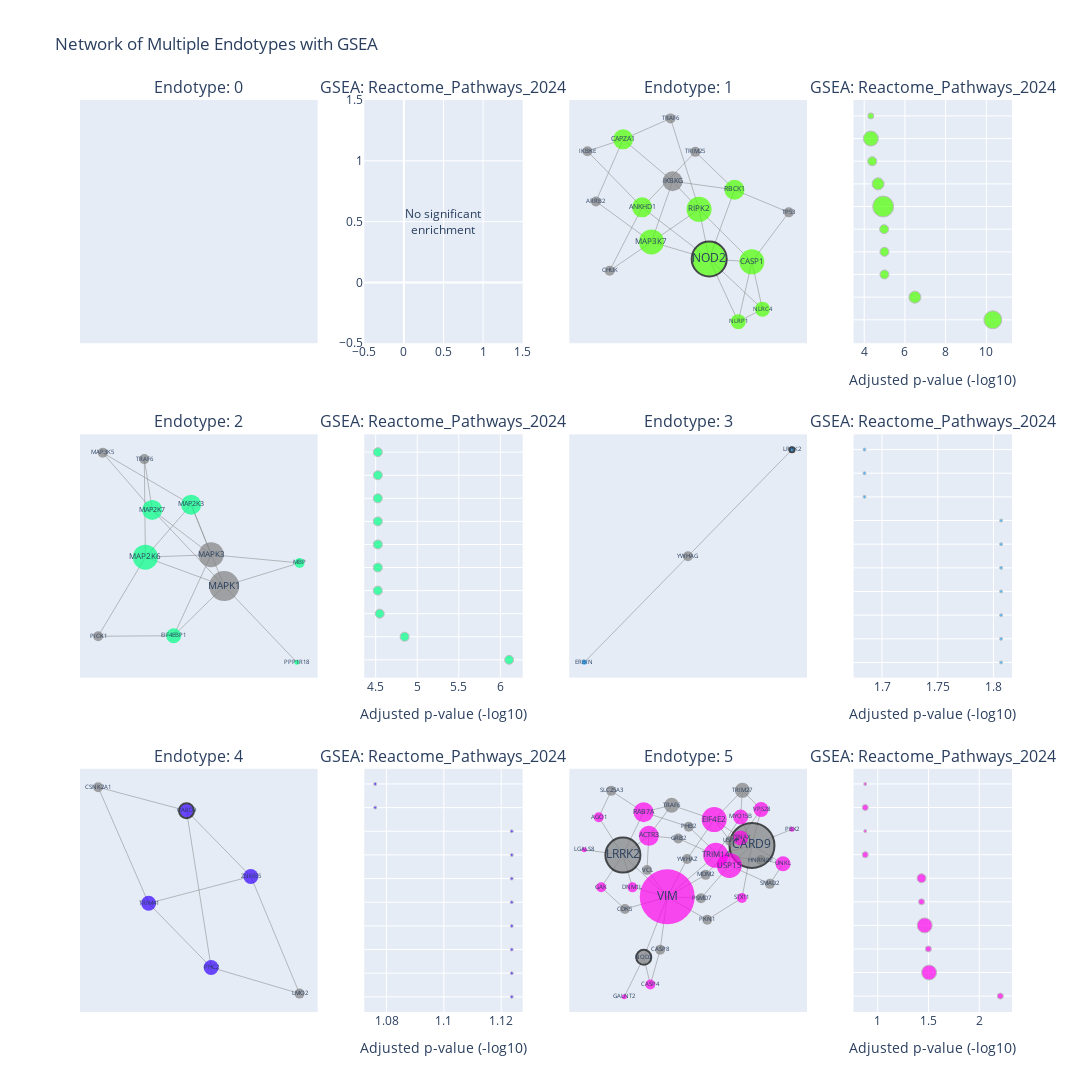

This figure's notebook cell:
### Markdown cell above
#### Plotting Endotypes of new clustering

### Code cell
endo.plot_endotype_grid(node_size='degree', path_length=2,enrichr_lib='Reactome_Pathways_2024',top_terms=10)

### Figure 1 — Plotly figure (JSON) as saved in the notebook; plotly's stock layout.template omitted (floating-point values rounded to 4 significant figures; data arrays with more than 128 entries replaced by an {"elided": "..."} marker saying what was removed)
{"data": [{"hoverinfo": "none", "line": {"color": "gray", "width": 0.5}, "mode": "lines", "showlegend": false, "type": "scatter", "x": [], "xaxis": "x", "y": [], "yaxis": "y"}, {"hoverinfo": "text", "marker": {"color": [], "line": {"color": [], "width": []}, "size": []}, "mode": "markers+text", "showlegend": false, "text": [], "textfont": {"size": []}, "textposition": "middle center", "type": "scatter", "x": [], "xaxis": "x", "y": [], "yaxis": "y"}, {"hoverinfo": "none", "line": {"color": "gray", "width": 0.5}, "mode": "lines", "showlegend": false, "type": "scatter", "x": [0.6495, 0.7502, null, 0.6495, 0.1496, null, 0.6495, 0.5207, null, 0.6495, 1, null, 0.6495, 0.2455, null, 0.7502, 0.2455, null, 0.7502, 0.5207, null, 0.5207, 0.2455, null, 0.2455, -0.3012, null, 0.2455, 0.4852, null, 0.2455, -0.3899, null, 0.2455, 0.1496, null, 0.1496, -0.3012, null, 0.1496, -0.1207, null, 0.1496, -0.1009, null, -0.5697, -0.1009, null, -0.5697, -0.1207, null, -0.5697, -0.8274, null, -0.5697, -0.9079, null, -0.1009, -0.3012, null, -0.1009, 0.4852, null, 1, 0.4852, null, 0.4852, 0.1142, null, -0.3012, -0.8274, null, -0.3012, -0.6973, null, 0.1142, -0.3899, null, -0.3899, -0.6973, null, -0.3899, -0.9079, null], "xaxis": "x3", "y": [-0.3463, -0.69, null, -0.3463, 0.03531, null, -0.3463, -0.7811, null, -0.3463, 0.01311, null, -0.3463, -0.3256, null, -0.69, -0.3256, null, -0.69, -0.7811, null, -0.7811, -0.3256, null, -0.3256, -0.2019, null, -0.3256, 0.177, null, -0.3256, 0.04939, null, -0.3256, 0.03531, null, 0.03531, -0.2019, null, 0.03531, 0.6955, null, 0.03531, 0.2393, null, 0.5436, 0.2393, null, 0.5436, 0.6955, null, 0.5436, 0.0925, null, 0.5436, 0.4573, null, 0.2393, -0.2019, null, 0.2393, 0.177, null, 0.01311, 0.177, null, 0.177, 0.4527, null, -0.2019, 0.0925, null, -0.2019, -0.4108, null, 0.4527, 0.04939, null, 0.04939, -0.4108, null, 0.04939, 0.4573, null], "yaxis": "y3"}, {"hoverinfo": "text", "marker": {"color": ["rgb(78, 255, 0)", "rgb(78, 255, 0)", "rgb(78, 255, 0)", "rgb(78, 255, 0)", "rgb(78, 255, 0)", "rgb(78, 255, 0)", "gray", "gray", "rgb(78, 255, 0)", "rgb(78, 255, 0)", "gray", "gray", "gray", "rgb(78, 255, 0)", "gray", "gray"], "line": {"color": ["rgba(0,0,0,0)", "rgba(0,0,0,0)", "rgba(0,0,0,0)", "black", "rgba(0,0,0,0)", "rgba(0,0,0,0)", "rgba(0,0,0,0)", "rgba(0,0,0,0)", "rgba(0,0,0,0)", "rgba(0,0,0,0)", "rgba(0,0,0,0)", "rgba(0,0,0,0)", "rgba(0,0,0,0)", "rgba(0,0,0,0)", "rgba(0,0,0,0)", "rgba(0,0,0,0)"], "width": [0, 0, 0, 2, 0, 0, 0, 0, 0, 0, 0, 0, 0, 0, 0, 0]}, "size": [25, 15, 15, 35, 25, 20, 20, 10, 20, 25, 10, 10, 10, 20, 10, 10]}, "mode": "markers+text", "showlegend": false, "text": ["CASP1", "NLRC4", "NLRP1", "NOD2", "RIPK2", "CAPZA1", "IKBKG", "TP53", "RBCK1", "MAP3K7", "TRAF6", "ARRB2", "TRIM25", "ANKHD1", "CHUK", "IKBKE"], "textfont": {"size": [8.333, 6, 6, 11.67, 8.333, 6.667, 6.667, 6, 6.667, 8.333, 6, 6, 6, 6.667, 6, 6]}, "textposition": "middle center", "type": "scatter", "x": [0.6495, 0.7502, 0.5207, 0.2455, 0.1496, -0.5697, -0.1009, 1, 0.4852, -0.3012, -0.1207, -0.8274, 0.1142, -0.3899, -0.6973, -0.9079], "xaxis": "x3", "y": [-0.3463, -0.69, -0.7811, -0.3256, 0.03531, 0.5436, 0.2393, 0.01311, 0.177, -0.2019, 0.6955, 0.0925, 0.4527, 0.04939, -0.4108, 0.4573], "yaxis": "y3"}, {"customdata": [[6, "NOD2;NLRP1;RIPK2;MAP3K7;NLRC4;CASP1"], [4, "NOD2;RIPK2;MAP3K7;CASP1"], [3, "NOD2;RIPK2;MAP3K7"], [3, "NOD2;RIPK2;MAP3K7"], [3, "NLRP1;NLRC4;CASP1"], [7, "NOD2;NLRP1;RIPK2;MAP3K7;NLRC4;CASP1;CAPZA1"], [4, "NOD2;RIPK2;MAP3K7;CASP1"], [3, "NOD2;RIPK2;MAP3K7"], [5, "NOD2;RIPK2;MAP3K7;CASP1;CAPZA1"], [2, "NLRC4;CASP1"]], "hovertemplate": "<b>%{y}</b><br>Adjusted p-value (-log10): %{x:.2f}<br>Gene count: %{customdata[0]}<br>Genes: %{customdata[1]}<extra></extra>", "marker": {"color": "rgb(78, 255, 0)", "line": {"color": "darkgray", "width": 1}, "size": [18, 12, 9, 9, 9, 21, 12, 9, 15, 6]}, "mode": "markers", "showlegend": false, "type": "scatter", "x": [10.32, 6.49, 4.994, 4.994, 4.978, 4.931, 4.681, 4.394, 4.325, 4.325], "xaxis": "x4", "y": ["Nucleotide-binding Domain, Leucine Rich ...", "NOD1 2 Signaling Pathway", "Activated TAK1 Mediates P38 MAPK Activat...", "JNK (c-Jun Kinases) Phosphorylation and ...", "Inflammasomes", "Innate Immune System", "Interleukin-1 Family Signaling", "TAK1-dependent IKK and NF-kappa-B Activa...", "Signaling by Interleukins", "The IPAF Inflammasome"], "yaxis": "y4"}, {"hoverinfo": "none", "line": {"color": "gray", "width": 0.5}, "mode": "lines", "showlegend": false, "type": "scatter", "x": [-0.102, 0.2245, null, -0.102, 0.3379, null, -0.102, -0.7601, null, 0.2245, 0.9941, null, 0.2245, -0.2887, null, 0.2245, 0.05001, null, 0.2245, -0.3484, null, 0.3379, 0.9707, null, 0.3379, -0.3484, null, 0.3379, 0.9941, null, 0.3379, -0.2887, null, 0.3379, 0.05001, null, -0.3484, -0.7601, null, -0.3484, 0.05001, null, -0.3484, -0.358, null, -0.7201, -0.2887, null, -0.7201, 0.05001, null, -0.2887, -0.358, null], "xaxis": "x5", "y": [-0.7487, 0.0171, null, -0.7487, -0.2791, null, -0.7487, -0.7539, null, 0.0171, -0.06058, null, 0.0171, 0.4404, null, 0.0171, 0.4903, null, 0.0171, -0.006107, null, -0.2791, -1, null, -0.2791, -0.006107, null, -0.2791, -0.06058, null, -0.2791, 0.4404, null, -0.2791, 0.4903, null, -0.006107, -0.7539, null, -0.006107, 0.4903, null, -0.006107, 0.9206, null, 0.9801, 0.4404, null, 0.9801, 0.4903, null, 0.4404, 0.9206, null], "yaxis": "y5"}, {"hoverinfo": "text", "marker": {"color": ["rgb(0, 255, 133)", "gray", "gray", "rgb(0, 255, 133)", "rgb(0, 255, 133)", "rgb(0, 255, 133)", "gray", "rgb(0, 255, 133)", "rgb(0, 255, 133)", "gray", "gray"], "line": {"color": ["rgba(0,0,0,0)", "rgba(0,0,0,0)", "rgba(0,0,0,0)", "rgba(0,0,0,0)", "rgba(0,0,0,0)", "rgba(0,0,0,0)", "rgba(0,0,0,0)", "rgba(0,0,0,0)", "rgba(0,0,0,0)", "rgba(0,0,0,0)", "rgba(0,0,0,0)"], "width": [0, 0, 0, 0, 0, 0, 0, 0, 0, 0, 0]}, "size": [15, 25, 30, 5, 25, 10, 10, 20, 20, 10, 10]}, "mode": "markers+text", "showlegend": false, "text": ["EIF4EBP1", "MAPK3", "MAPK1", "PPP1R18", "MAP2K6", "MBP", "MAP3K5", "MAP2K7", "MAP2K3", "PICK1", "TRAF6"], "textfont": {"size": [6, 8.333, 10, 6, 8.333, 6, 6, 6.667, 6.667, 6, 6]}, "textposition": "middle center", "type": "scatter", "x": [-0.102, 0.2245, 0.3379, 0.9707, -0.3484, 0.9941, -0.7201, -0.2887, 0.05001, -0.7601, -0.358], "xaxis": "x5", "y": [-0.7487, 0.0171, -0.2791, -1, -0.006107, -0.06058, 0.9801, 0.4404, 0.4903, -0.7539, 0.9206], "yaxis": "y5"}, {"customdata": [[3, "MAP2K6;MAP2K3;MAP2K7"], [3, "MAP2K6;MAP2K3;MAP2K7"], [3, "MAP2K6;MAP2K3;MAP2K7"], [3, "MAP2K6;MAP2K3;MAP2K7"], [3, "MAP2K6;MAP2K3;MAP2K7"], [3, "MAP2K6;MAP2K3;MAP2K7"], [3, "MAP2K6;MAP2K3;MAP2K7"], [3, "MAP2K6;MAP2K3;MAP2K7"], [3, "MAP2K6;MAP2K3;MAP2K7"], [3, "MAP2K6;MAP2K3;MAP2K7"]], "hovertemplate": "<b>%{y}</b><br>Adjusted p-value (-log10): %{x:.2f}<br>Gene count: %{customdata[0]}<br>Genes: %{customdata[1]}<extra></extra>", "marker": {"color": "rgb(0, 255, 133)", "line": {"color": "darkgray", "width": 1}, "size": [9, 9, 9, 9, 9, 9, 9, 9, 9, 9]}, "mode": "markers", "showlegend": false, "type": "scatter", "x": [6.106, 4.848, 4.549, 4.526, 4.526, 4.526, 4.526, 4.526, 4.526, 4.526], "xaxis": "x6", "y": ["Uptake and Function of Anthrax Toxins", "Uptake and Actions of Bacterial Toxins", "MAP Kinase Activation", "Interleukin-17 Signaling", "MyD88 Cascade Initiated on Plasma Membra...", "MyD88 Dependent Cascade Initiated on End...", "MyD88 MAL(TIRAP) Cascade Initiated on Pl...", "MyD88-independent TLR4 Cascade", "Oxidative Stress Induced Senescence", "TRAF6 Mediated Induction of NFkB and MAP..."], "yaxis": "y6"}, {"hoverinfo": "none", "line": {"color": "gray", "width": 0.5}, "mode": "lines", "showlegend": false, "type": "scatter", "x": [-0.001225, 1, null, -0.001225, -0.9988, null], "xaxis": "x7", "y": [-0.0007235, 0.5909, null, -0.0007235, -0.5901, null], "yaxis": "y7"}, {"hoverinfo": "text", "marker": {"color": ["gray", "rgb(0, 157, 255)", "rgb(0, 157, 255)"], "line": {"color": ["rgba(0,0,0,0)", "black", "rgba(0,0,0,0)"], "width": [0, 2, 0]}, "size": [10, 5, 5]}, "mode": "markers+text", "showlegend": false, "text": ["YWHAG", "LRRK2", "ERBIN"], "textfont": {"size": [6, 6, 6]}, "textposition": "middle center", "type": "scatter", "x": [-0.001225, 1, -0.9988], "xaxis": "x7", "y": [-0.0007235, 0.5909, -0.5901], "yaxis": "y7"}, {"customdata": [[1, "ERBIN"], [1, "ERBIN"], [1, "LRRK2"], [1, "ERBIN"], [1, "ERBIN"], [1, "ERBIN"], [1, "ERBIN"], [1, "ERBIN"], [1, "LRRK2"], [1, "LRRK2"]], "hovertemplate": "<b>%{y}</b><br>Adjusted p-value (-log10): %{x:.2f}<br>Gene count: %{customdata[0]}<br>Genes: %{customdata[1]}<extra></extra>", "marker": {"color": "rgb(0, 157, 255)", "line": {"color": "darkgray", "width": 1}, "size": [3, 3, 3, 3, 3, 3, 3, 3, 3, 3]}, "mode": "markers", "showlegend": false, "type": "scatter", "x": [1.807, 1.807, 1.807, 1.807, 1.807, 1.807, 1.807, 1.684, 1.684, 1.684], "xaxis": "x8", "y": ["Constitutive Signaling by Overexpressed ...", "Downregulation of ERBB2 Signaling", "PTK6 Promotes HIF1A Stabilization", "Signaling by ERBB2 ECD Mutants", "Signaling by ERBB2 KD Mutants", "Signaling by ERBB2 TMD JMD Mutants", "Signaling by ERBB2 in Cancer", "Signaling by ERBB2", "Signaling by Non-Receptor Tyrosine Kinas...", "Signaling by PTK6"], "yaxis": "y8"}, {"hoverinfo": "none", "line": {"color": "gray", "width": 0.5}, "mode": "lines", "showlegend": false, "type": "scatter", "x": [-1, -0.5002, null, -1, -0.1249, null, -0.5002, 0.5121, null, -0.5002, 0.1189, null, 0.1189, 0.9941, null, 0.1189, -0.1249, null, 0.9941, 0.5121, null, 0.5121, -0.1249, null], "xaxis": "x9", "y": [0.6526, -0.086, null, 0.6526, 0.5032, null, -0.086, 0.08491, null, -0.086, -0.4942, null, -0.4942, -0.6605, null, -0.4942, 0.5032, null, -0.6605, 0.08491, null, 0.08491, 0.5032, null], "yaxis": "y9"}, {"hoverinfo": "text", "marker": {"color": ["gray", "rgb(54, 0, 255)", "rgb(54, 0, 255)", "gray", "rgb(54, 0, 255)", "rgb(54, 0, 255)"], "line": {"color": ["rgba(0,0,0,0)", "rgba(0,0,0,0)", "rgba(0,0,0,0)", "rgba(0,0,0,0)", "rgba(0,0,0,0)", "black"], "width": [0, 0, 0, 0, 0, 2]}, "size": [10, 15, 15, 10, 15, 15]}, "mode": "markers+text", "showlegend": false, "text": ["CSNK2A1", "TRIM41", "PHC2", "LMO2", "ZNF655", "CARD9"], "textfont": {"size": [6, 6, 6, 6, 6, 6]}, "textposition": "middle center", "type": "scatter", "x": [-1, -0.5002, 0.1189, 0.9941, 0.5121, -0.1249], "xaxis": "x9", "y": [0.6526, -0.086, -0.4942, -0.6605, 0.08491, 0.5032], "yaxis": "y9"}, {"customdata": [[1, "CARD9"], [1, "CARD9"], [1, "PHC2"], [1, "PHC2"], [1, "PHC2"], [1, "PHC2"], [1, "PHC2"], [1, "PHC2"], [1, "CARD9"], [1, "PHC2"]], "hovertemplate": "<b>%{y}</b><br>Adjusted p-value (-log10): %{x:.2f}<br>Gene count: %{customdata[0]}<br>Genes: %{customdata[1]}<extra></extra>", "marker": {"color": "rgb(54, 0, 255)", "line": {"color": "darkgray", "width": 1}, "size": [3, 3, 3, 3, 3, 3, 3, 3, 3, 3]}, "mode": "markers", "showlegend": false, "type": "scatter", "x": [1.124, 1.124, 1.124, 1.124, 1.124, 1.124, 1.124, 1.124, 1.076, 1.076], "xaxis": "x10", "y": ["NOD1 2 Signaling Pathway", "Nucleotide-binding Domain, Leucine Rich ...", "RUNX1 Interacts With Co-Factors Whose Pr...", "Regulation of PTEN Gene Transcription", "SUMOylation of Chromatin Organization Pr...", "SUMOylation of DNA Methylation Proteins", "SUMOylation of RNA Binding Proteins", "SUMOylation of Transcription Cofactors", "CLEC7A (Dectin-1) Signaling", "Oxidative Stress Induced Senescence"], "yaxis": "y10"}, {"hoverinfo": "none", "line": {"color": "gray", "width": 0.5}, "mode": "lines", "showlegend": false, "type": "scatter", "x": {"elided": "165 float values"}, "xaxis": "x11", "y": {"elided": "165 float values"}, "yaxis": "y11"}, {"hoverinfo": "text", "marker": {"color": ["rgb(255, 0, 236)", "gray", "gray", "rgb(255, 0, 236)", "rgb(255, 0, 236)", "rgb(255, 0, 236)", "gray", "rgb(255, 0, 236)", "rgb(255, 0, 236)", "rgb(255, 0, 236)", "gray", "rgb(255, 0, 236)", "gray", "gray", "gray", "gray", "rgb(255, 0, 236)", "rgb(255, 0, 236)", "rgb(255, 0, 236)", "rgb(255, 0, 236)", "gray", "rgb(255, 0, 236)", "rgb(255, 0, 236)", "gray", "gray", "gray", "rgb(255, 0, 236)", "gray", "gray", "gray", "gray", "rgb(255, 0, 236)", "rgb(255, 0, 236)", "rgb(255, 0, 236)", "gray", "gray"], "line": {"color": ["rgba(0,0,0,0)", "rgba(0,0,0,0)", "black", "rgba(0,0,0,0)", "rgba(0,0,0,0)", "rgba(0,0,0,0)", "black", "rgba(0,0,0,0)", "rgba(0,0,0,0)", "rgba(0,0,0,0)", "rgba(0,0,0,0)", "rgba(0,0,0,0)", "rgba(0,0,0,0)", "rgba(0,0,0,0)", "rgba(0,0,0,0)", "black", "rgba(0,0,0,0)", "rgba(0,0,0,0)", "rgba(0,0,0,0)", "rgba(0,0,0,0)", "rgba(0,0,0,0)", "rgba(0,0,0,0)", "rgba(0,0,0,0)", "rgba(0,0,0,0)", "rgba(0,0,0,0)", "rgba(0,0,0,0)", "rgba(0,0,0,0)", "rgba(0,0,0,0)", "rgba(0,0,0,0)", "rgba(0,0,0,0)", "rgba(0,0,0,0)", "rgba(0,0,0,0)", "rgba(0,0,0,0)", "rgba(0,0,0,0)", "rgba(0,0,0,0)", "rgba(0,0,0,0)"], "width": [0, 0, 2, 0, 0, 0, 2, 0, 0, 0, 0, 0, 0, 0, 0, 2, 0, 0, 0, 0, 0, 0, 0, 0, 0, 0, 0, 0, 0, 0, 0, 0, 0, 0, 0, 0]}, "size": [10, 10, 45, 25, 15, 10, 15, 5, 15, 55, 15, 25, 10, 10, 10, 35, 5, 20, 5, 10, 10, 25, 20, 10, 15, 10, 10, 10, 10, 10, 10, 15, 15, 10, 10, 10]}, "mode": "markers+text", "showlegend": false, "text": ["AGO1", "SLC25A3", "CARD9", "TRIM14", "UNKL", "STX11", "NOD2", "GALNT2", "MYO15B", "VIM", "TRAF6", "EIF4E2", "MDM2", "GRB2", "CDK5", "LRRK2", "LGALS8", "RAB7A", "PBX2", "DNM1L", "USP4", "USP15", "ACTR3", "VCL", "TRIM27", "YWHAZ", "GAK", "PSMD7", "SMAD2", "CASP8", "PHB2", "TSNAX", "VPS28", "CASP4", "HNRNPF", "PKN1"], "textfont": {"size": [6, 6, 12, 8.333, 6, 6, 6, 6, 6, 12, 6, 8.333, 6, 6, 6, 11.67, 6, 6.667, 6, 6, 6, 8.333, 6.667, 6, 6, 6, 6, 6, 6, 6, 6, 6, 6, 6, 6, 6]}, "textposition": "middle center", "type": "scatter", "x": [-0.8151, -0.7019, 0.5813, 0.2514, 0.8646, 0.4903, -0.4047, -0.5819, 0.4782, -0.1909, -0.1511, 0.2371, 0.1596, -0.09066, -0.5765, -0.5951, -0.9468, -0.4066, 0.9458, -0.5077, 0.3827, 0.3754, -0.3589, -0.3753, 0.494, -0.009464, -0.7928, 0.117, 0.7446, -0.2552, 0.004716, 0.4781, 0.6647, -0.3447, 0.662, 0.1738], "xaxis": "x11", "y": [0.3626, 0.5624, 0.1482, 0.07317, 0.009461, -0.2503, -0.7012, -1, 0.364, -0.2422, 0.4534, 0.3441, -0.075, 0.201, -0.3347, 0.07495, 0.1157, 0.4008, 0.2704, -0.1699, 0.1818, -0.00365, 0.221, -0.03887, 0.5663, 0.04461, -0.1693, -0.2523, -0.1434, -0.6432, 0.2903, 0.2054, 0.421, -0.9079, 0.03714, -0.4159], "yaxis": "y11"}, {"customdata": [[2, "TSNAX;AGO1"], [5, "GAK;GALNT2;RAB7A;VPS28;ACTR3"], [2, "VPS28;VIM"], [5, "GAK;GALNT2;RAB7A;VPS28;ACTR3"], [2, "DNM1L;VIM"], [3, "VIM;DNM1L;CASP4"], [2, "DNM1L;VIM"], [1, "VPS28"], [2, "VPS28;VIM"], [1, "VPS28"]], "hovertemplate": "<b>%{y}</b><br>Adjusted p-value (-log10): %{x:.2f}<br>Gene count: %{customdata[0]}<br>Genes: %{customdata[1]}<extra></extra>", "marker": {"color": "rgb(255, 0, 236)", "line": {"color": "darkgray", "width": 1}, "size": [6, 15, 6, 15, 6, 9, 6, 3, 6, 3]}, "mode": "markers", "showlegend": false, "type": "scatter", "x": [2.208, 1.506, 1.499, 1.462, 1.431, 1.431, 0.8767, 0.8767, 0.8767, 0.8767], "xaxis": "x12", "y": ["Small Interfering RNA (siRNA) Biogenesis", "Membrane Trafficking", "Late Endosomal Microautophagy", "Vesicle-mediated Transport", "Apoptotic Execution Phase", "Programmed Cell Death", "Apoptosis", "Assembly Of The HIV Virion", "Autophagy", "Budding and Maturation of HIV Virion"], "yaxis": "y12"}], "layout": {"annotations": [{"font": {"size": 16}, "showarrow": false, "text": "Endotype: 0", "x": 0.1275, "xanchor": "center", "xref": "paper", "y": 1, "yanchor": "bottom", "yref": "paper"}, {"font": {"size": 16}, "showarrow": false, "text": "GSEA: Reactome_Pathways_2024", "x": 0.39, "xanchor": "center", "xref": "paper", "y": 1, "yanchor": "bottom", "yref": "paper"}, {"font": {"size": 16}, "showarrow": false, "text": "Endotype: 1", "x": 0.6525, "xanchor": "center", "xref": "paper", "y": 1, "yanchor": "bottom", "yref": "paper"}, {"font": {"size": 16}, "showarrow": false, "text": "GSEA: Reactome_Pathways_2024", "x": 0.915, "xanchor": "center", "xref": "paper", "y": 1, "yanchor": "bottom", "yref": "paper"}, {"font": {"size": 16}, "showarrow": false, "text": "Endotype: 2", "x": 0.1275, "xanchor": "center", "xref": "paper", "y": 0.6333, "yanchor": "bottom", "yref": "paper"}, {"font": {"size": 16}, "showarrow": false, "text": "GSEA: Reactome_Pathways_2024", "x": 0.39, "xanchor": "center", "xref": "paper", "y": 0.6333, "yanchor": "bottom", "yref": "paper"}, {"font": {"size": 16}, "showarrow": false, "text": "Endotype: 3", "x": 0.6525, "xanchor": "center", "xref": "paper", "y": 0.6333, "yanchor": "bottom", "yref": "paper"}, {"font": {"size": 16}, "showarrow": false, "text": "GSEA: Reactome_Pathways_2024", "x": 0.915, "xanchor": "center", "xref": "paper", "y": 0.6333, "yanchor": "bottom", "yref": "paper"}, {"font": {"size": 16}, "showarrow": false, "text": "Endotype: 4", "x": 0.1275, "xanchor": "center", "xref": "paper", "y": 0.2667, "yanchor": "bottom", "yref": "paper"}, {"font": {"size": 16}, "showarrow": false, "text": "GSEA: Reactome_Pathways_2024", "x": 0.39, "xanchor": "center", "xref": "paper", "y": 0.2667, "yanchor": "bottom", "yref": "paper"}, {"font": {"size": 16}, "showarrow": false, "text": "Endotype: 5", "x": 0.6525, "xanchor": "center", "xref": "paper", "y": 0.2667, "yanchor": "bottom", "yref": "paper"}, {"font": {"size": 16}, "showarrow": false, "text": "GSEA: Reactome_Pathways_2024", "x": 0.915, "xanchor": "center", "xref": "paper", "y": 0.2667, "yanchor": "bottom", "yref": "paper"}, {"font": {"size": 12}, "showarrow": false, "text": "No significant<br>enrichment", "x": 0.5, "xref": "x2", "y": 0.5, "yref": "y2"}], "height": 1500, "showlegend": false, "title": {"text": "Network of Multiple Endotypes with GSEA"}, "width": 2000, "xaxis": {"anchor": "y", "domain": [0, 0.255], "showgrid": false, "visible": false, "zeroline": false}, "xaxis10": {"anchor": "y10", "domain": [0.305, 0.475], "title": {"text": "Adjusted p-value (-log10)"}}, "xaxis11": {"anchor": "y11", "domain": [0.525, 0.78], "showgrid": false, "visible": false, "zeroline": false}, "xaxis12": {"anchor": "y12", "domain": [0.83, 1], "title": {"text": "Adjusted p-value (-log10)"}}, "xaxis2": {"anchor": "y2", "domain": [0.305, 0.475]}, "xaxis3": {"anchor": "y3", "domain": [0.525, 0.78], "showgrid": false, "visible": false, "zeroline": false}, "xaxis4": {"anchor": "y4", "domain": [0.83, 1], "title": {"text": "Adjusted p-value (-log10)"}}, "xaxis5": {"anchor": "y5", "domain": [0, 0.255], "showgrid": false, "visible": false, "zeroline": false}, "xaxis6": {"anchor": "y6", "domain": [0.305, 0.475], "title": {"text": "Adjusted p-value (-log10)"}}, "xaxis7": {"anchor": "y7", "domain": [0.525, 0.78], "showgrid": false, "visible": false, "zeroline": false}, "xaxis8": {"anchor": "y8", "domain": [0.83, 1], "title": {"text": "Adjusted p-value (-log10)"}}, "xaxis9": {"anchor": "y9", "domain": [0, 0.255], "showgrid": false, "visible": false, "zeroline": false}, "yaxis": {"anchor": "x", "domain": [0.7333, 1], "showgrid": false, "visible": false, "zeroline": false}, "yaxis10": {"anchor": "x10", "domain": [0, 0.2667], "showticklabels": false}, "yaxis11": {"anchor": "x11", "domain": [0, 0.2667], "showgrid": false, "visible": false, "zeroline": false}, "yaxis12": {"anchor": "x12", "domain": [0, 0.2667], "showticklabels": false}, "yaxis2": {"anchor": "x2", "domain": [0.7333, 1]}, "yaxis3": {"anchor": "x3", "domain": [0.7333, 1], "showgrid": false, "visible": false, "zeroline": false}, "yaxis4": {"anchor": "x4", "domain": [0.7333, 1], "showticklabels": false}, "yaxis5": {"anchor": "x5", "domain": [0.3667, 0.6333], "showgrid": false, "visible": false, "zeroline": false}, "yaxis6": {"anchor": "x6", "domain": [0.3667, 0.6333], "showticklabels": false}, "yaxis7": {"anchor": "x7", "domain": [0.3667, 0.6333], "showgrid": false, "visible": false, "zeroline": false}, "yaxis8": {"anchor": "x8", "domain": [0.3667, 0.6333], "showticklabels": false}, "yaxis9": {"anchor": "x9", "domain": [0, 0.2667], "showgrid": false, "visible": false, "zeroline": false}}}
